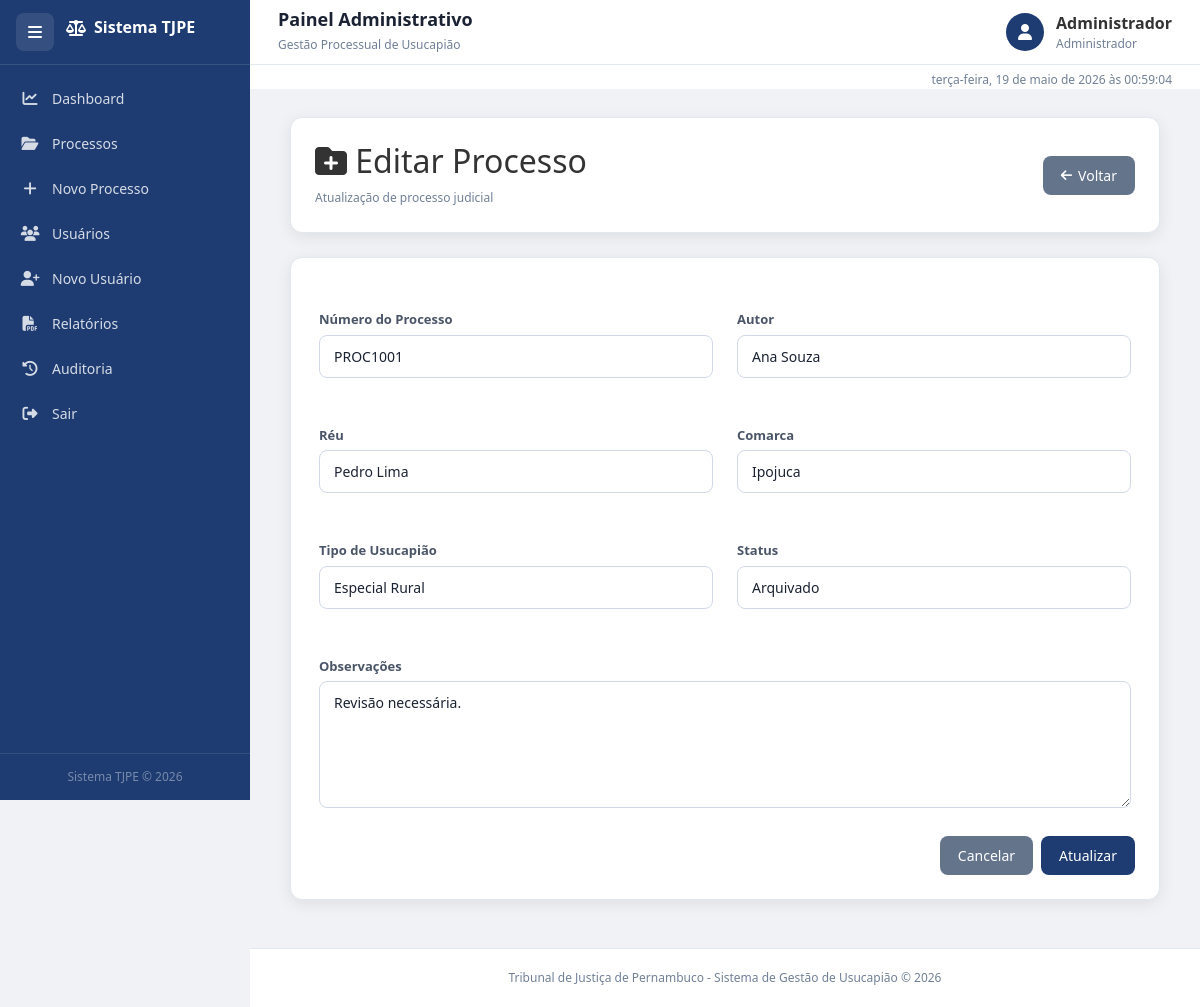
Page /processo/editar/2 (signed in) on the committed database.
### tables this page shows
CREATE TABLE processos (
        id INTEGER PRIMARY KEY AUTOINCREMENT,
        numero TEXT UNIQUE NOT NULL,
        autor TEXT NOT NULL,
        reu TEXT NOT NULL,
        comarca TEXT NOT NULL,
        status TEXT NOT NULL,
        tipo_usucapiao TEXT NOT NULL,
        observacoes TEXT,
        data_cadastro TEXT
    );

CREATE TABLE comarcas (
        id INTEGER PRIMARY KEY AUTOINCREMENT,
        nome TEXT NOT NULL UNIQUE
    );

CREATE TABLE tipos_usucapiao (
        id INTEGER PRIMARY KEY AUTOINCREMENT,
        nome TEXT NOT NULL UNIQUE
    );

CREATE TABLE status_processo (
        id INTEGER PRIMARY KEY AUTOINCREMENT,
        nome TEXT NOT NULL UNIQUE
    );

### projeto_tj.py (the view, shortened to what this page needs)
@app.route("/processo/editar/<int:id>", methods=["GET", "POST"])
@login_required
def editar_processo(id):
    conn = get_db_connection()
    processo = conn.execute("SELECT * FROM processos WHERE id = ?", (id,)).fetchone()
    if not processo:
        flash("Processo não encontrado.", "danger")
        conn.close()
        return redirect(url_for("processos"))
    comarcas = conn.execute("SELECT * FROM comarcas").fetchall()
    tipos = conn.execute("SELECT * FROM tipos_usucapiao").fetchall()
    status_lista = conn.execute("SELECT * FROM status_processo").fetchall()
    conn.close()
    return render_template(
        "processo_form.html",
        processo=processo,
        comarcas=comarcas,
        tipos=tipos,
        status_lista=status_lista
    )

### projeto_tj.py (called while the page is built, shortened)
def get_db_connection():
    conn = sqlite3.connect(DATABASE)
    conn.row_factory = sqlite3.Row
    return conn

def login_required(f):
    @wraps(f)
    def decorated_function(*args, **kwargs):
        return f(*args, **kwargs)
    return decorated_function

### templates/processo_form.html (shortened to what this page needs)
{% extends 'base.html' %}
{% block content %}
<div class="container-fluid fade-in">
    <div class="card-box mb-4">
        <div class="d-flex justify-content-between align-items-center flex-wrap">
            <div>
                <h2 class="mb-1"><i class="fa fa-folder-plus"></i>
                    {% if processo %}Editar Processo{% else %}Novo Processo{% endif %}
                </h2>
                <small class="text-muted">
                    {% if processo %}Atualização de processo judicial{% else %}Cadastro de processo de usucapião{% endif %}
                </small>
            </div>
            <a href="{{ url_for('processos') }}" class="btn btn-secondary">
                <i class="fa fa-arrow-left"></i> Voltar
            </a>
        </div>
    </div>
    <div class="card-box">
        <form method="POST" id="formProcesso">
            <div class="row g-4">
                <div class="col-lg-6">
                    <label class="form-label">Número do Processo</label>
                    <input type="text" name="numero" class="form-control" required value="{{ processo['numero'] if processo else '' }}">
                </div>
                <div class="col-lg-6">
                    <label class="form-label">Autor</label>
                    <input type="text" name="autor" class="form-control" required value="{{ processo['autor'] if processo else '' }}">
                </div>
                <div class="col-lg-6">
                    <label class="form-label">Réu</label>
                    <input type="text" name="reu" class="form-control" required value="{{ processo['reu'] if processo else '' }}">
                </div>
                <div class="col-lg-6">
                    <label class="form-label">Comarca</label>
                    <select name="comarca" class="form-select" required>
                        {% for c in comarcas %}
                            <option value="{{ c['nome'] }}" {% if processo and processo['comarca']==c['nome'] %}selected{% endif %}>{{ c['nome'] }}</option>
                        {% endfor %}
                    </select>
                </div>
                <div class="col-lg-6">
                    <label class="form-label">Tipo de Usucapião</label>
                    <select name="tipo_usucapiao" class="form-select" required>
                        {% for t in tipos %}
                            <option value="{{ t['nome'] }}" {% if processo and processo['tipo_usucapiao']==t['nome'] %}selected{% endif %}>{{ t['nome'] }}</option>
                        {% endfor %}
                    </select>
                </div>
                <div class="col-lg-6">
                    <label class="form-label">Status</label>
                    <select name="status" class="form-select" required>
                        {% for s in status_lista %}
                            <option value="{{ s['nome'] }}" {% if processo and processo['status']==s['nome'] %}selected{% endif %}>{{ s['nome'] }}</option>
                        {% endfor %}
                    </select>
                </div>
                <div class="col-lg-12">
                    <label class="form-label">Observações</label>
                    <textarea name="observacoes" class="form-control" rows="5">{{ processo['observacoes'] if processo else '' }}</textarea>
                </div>
            </div>
            <div class="d-flex justify-content-end gap-2 mt-4">
                <a href="{{ url_for('processos') }}" class="btn btn-secondary">Cancelar</a>
                <button type="submit" class="btn btn-primary">{% if processo %}Atualizar{% else %}Salvar{% endif %}</button>
            </div>
        </form>
    </div>
</div>
{% endblock %}

### static/css/style.css (style rules this page uses)
*, *::before, *::after { box-sizing: border-box; margin: 0; padding: 0; }
html, body { height: 100%; font-family: "Segoe UI", Tahoma, Geneva, Verdana, sans-serif; background: #f0f2f5; color: #333; overflow-x: hidden; scroll-behavior: smooth; }
:root { --sidebar-w: 250px; --sidebar-collapsed: 72px; --topbar-h: 65px; --azul: #1e3c72; --azul2: #2a5298; --azul3: #3a6abf; --branco: #ffffff; --cinza-bg: #f0f2f5; --borda: #e2e8f0; --texto: #1a2233; --texto2: #4a5568; --texto3: #718096; --verde: #2ecc71; --vermelho: #e74c3c; --laranja: #f39c12; --azul-info: #3498db; --radius: 12px; --shadow: 0 4px 16px rgba(0,0,0,0.08); --transition: 0.28s ease; }
.card-box { background: var(--branco); border-radius: var(--radius); box-shadow: var(--shadow); padding: 24px; margin-bottom: 20px; border: 1px solid var(--borda); }
.btn { display: inline-flex; align-items: center; gap: 6px; padding: 9px 18px; border-radius: 8px; font-size: 14px; font-weight: 500; border: none; cursor: pointer; text-decoration: none; transition: all 0.18s; white-space: nowrap; }
.btn-primary { background: var(--azul); color: #fff; }
.btn-secondary { background: #64748b; color: #fff; }
.btn i { font-size: 13px; }
label.form-label { display: block; font-size: 13px; font-weight: 600; color: var(--texto2); margin-bottom: 5px; }
input.form-control, select.form-select, textarea.form-control { width: 100%; padding: 10px 14px; border: 1px solid #d1d9e6; border-radius: 8px; font-size: 14px; color: var(--texto); background: var(--branco); transition: border 0.15s, box-shadow 0.15s; margin-bottom: 0; height: auto; }
.fade-in { animation: fadeIn .4s ease; }
.row { display: flex; flex-wrap: wrap; margin: -8px; }
.row.g-4 > * { padding: 12px; }
.col-lg-6 { width: 50%; }
.col-lg-12 { width: 100%; }
.d-flex { display: flex; }
.align-items-center { align-items: center; }
.justify-content-between { justify-content: space-between; }
.justify-content-end { justify-content: flex-end; }
.flex-wrap { flex-wrap: wrap; }
.gap-2 { gap: 8px; }
.mb-1 { margin-bottom: 4px; }
.mb-4 { margin-bottom: 16px; }
.mt-4 { margin-top: 16px; }
.text-muted { color: var(--texto3) !important; }
small { font-size: 12px; }

### rows in the picture
processos: numero "PROC1001", autor "Ana Souza", reu "Pedro Lima", comarca "Ipojuca", tipo_usucapiao "Especial Rural", status "Arquivado", observacoes "Revisão necessária."

### other values in the picture
{{ session.get('usuario_nome', 'Usuário') }} "Administrador"
{{ session.get('perfil', 'Perfil') }} "Administrador"
